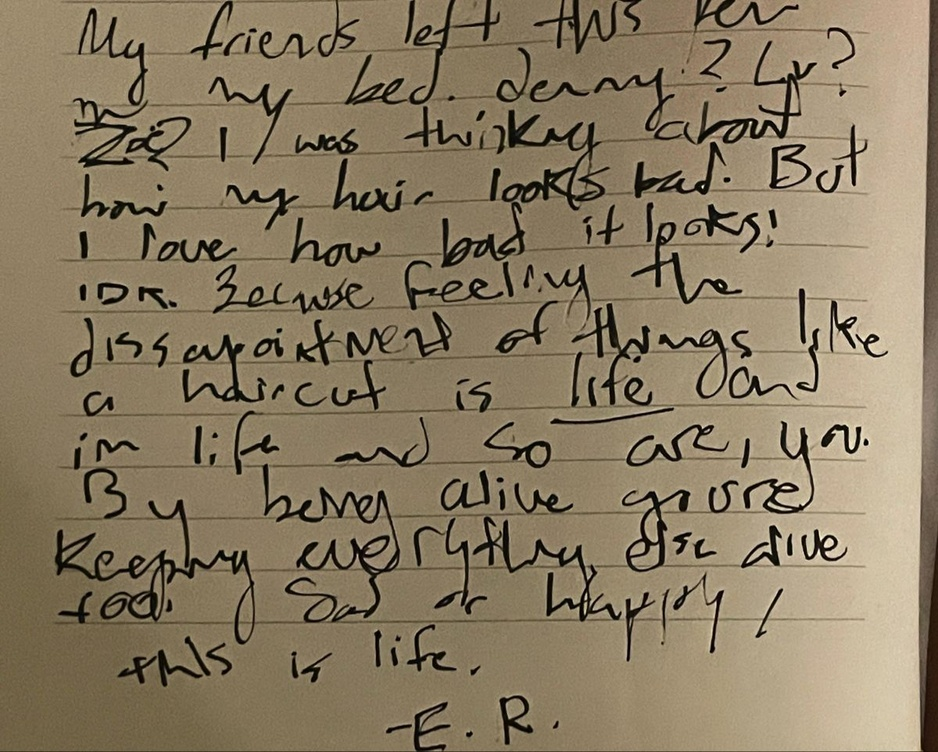
#> input picture data/test_image.jpg, 938 x 752 px, shrunk from 1200 x 962 before the run; its folder holds only this picture in this run
$ python main.py
#> lines starting #> are read from the running program, lines starting #| are printed output that depends on the picture; after the words box and inside, x2 and y2 are one past the last pixel; in counts of white or black regions, pixels touching at a corner belong together
### preprocess.py
# Image preprocessing functions
import cv2

def preprocess_image(image_path):
#> called with image_path = 'data/test_image.jpg'
    image = cv2.imread(image_path)
#> image is the input picture: shape (752, 938, 3); mean B, G, R 98.6, 123.6, 138.3
    gray = cv2.cvtColor(image, cv2.COLOR_BGR2GRAY)
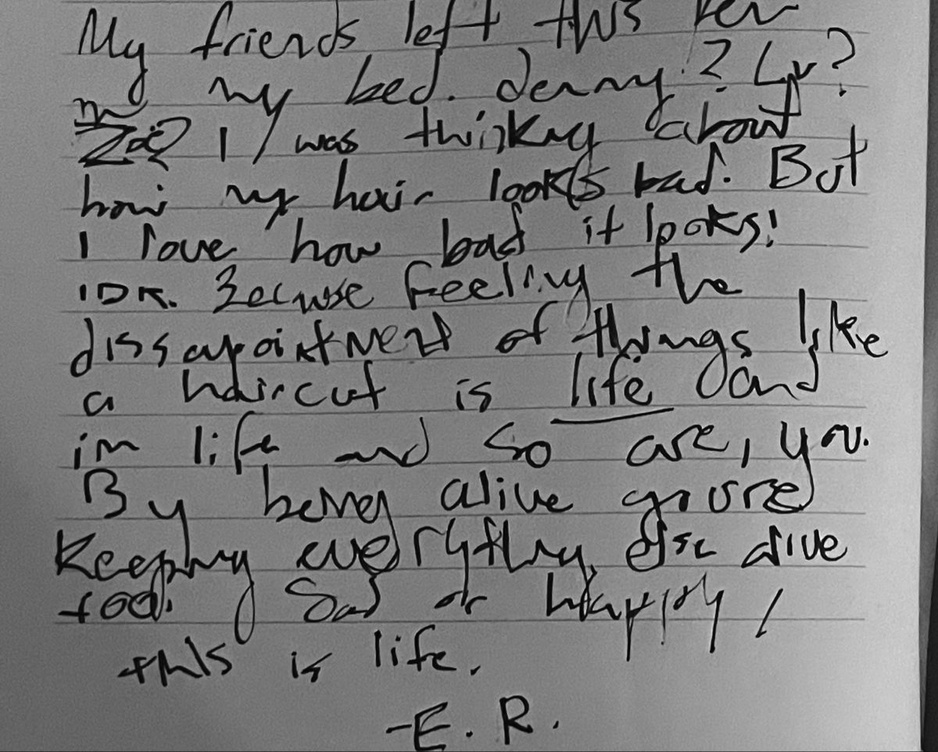
#> gray: shape (752, 938); min 0, max 253, mean 125.2

    # Denoising
    denoised = cv2.fastNlMeansDenoising(gray, h=60)
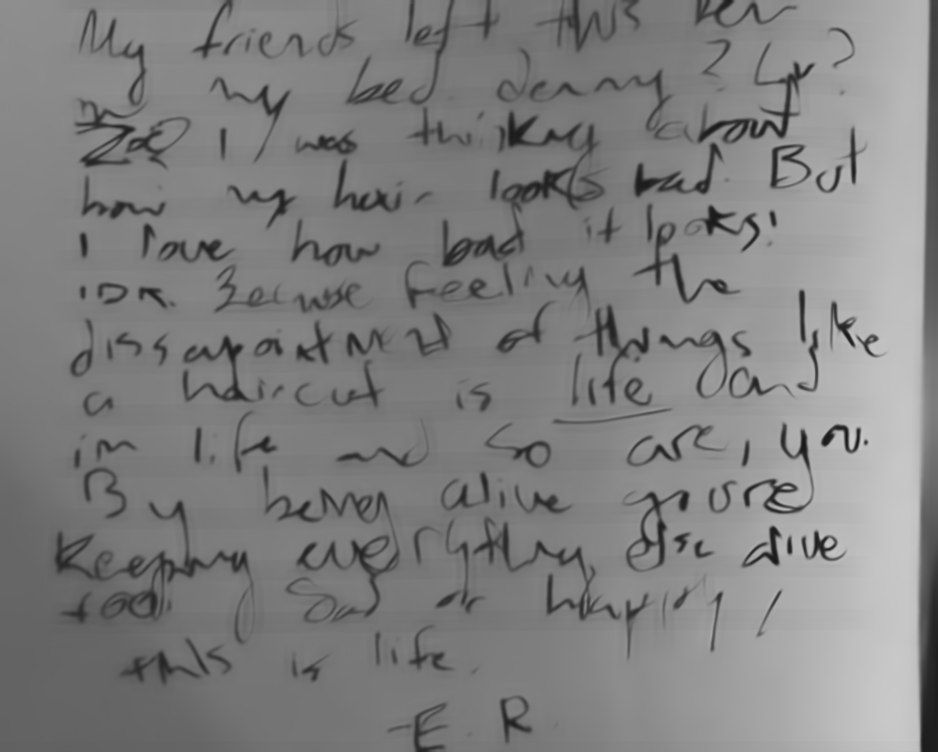
#> denoised: shape (752, 938); min 23, max 202, mean 127.6

    # Adaptive Thresholding
    thresh = cv2.adaptiveThreshold(
        denoised, 255, cv2.ADAPTIVE_THRESH_GAUSSIAN_C,
        cv2.THRESH_BINARY, 11, 2
    )
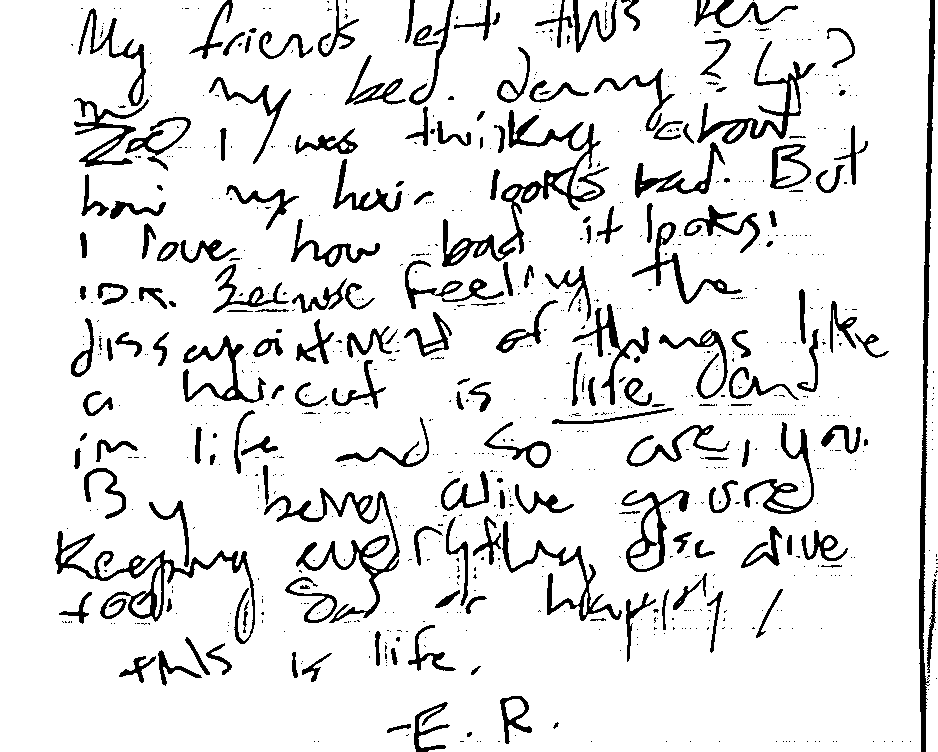
#> thresh: shape (752, 938); 89.7% white; 899 black regions (705 under 20 px), largest, box (x1, y1, x2, y2) and area: (919, 0, 935, 752) 3710, (442, 110, 609, 267) 3693, (55, 531, 255, 644) 3223

    return thresh

### ocr.py
 # Functions for running Tesseract OCR

import pytesseract
import cv2


pytesseract.pytesseract.tesseract_cmd = "/usr/bin/tesseract"

def run_ocr(image):
    config = "--oem 1 --psm 13"#tuning psm (Page Segmentation Mode) and oem (OCR Engine Mode
#> (the run stopped early here; a loop or call above may not have finished)
